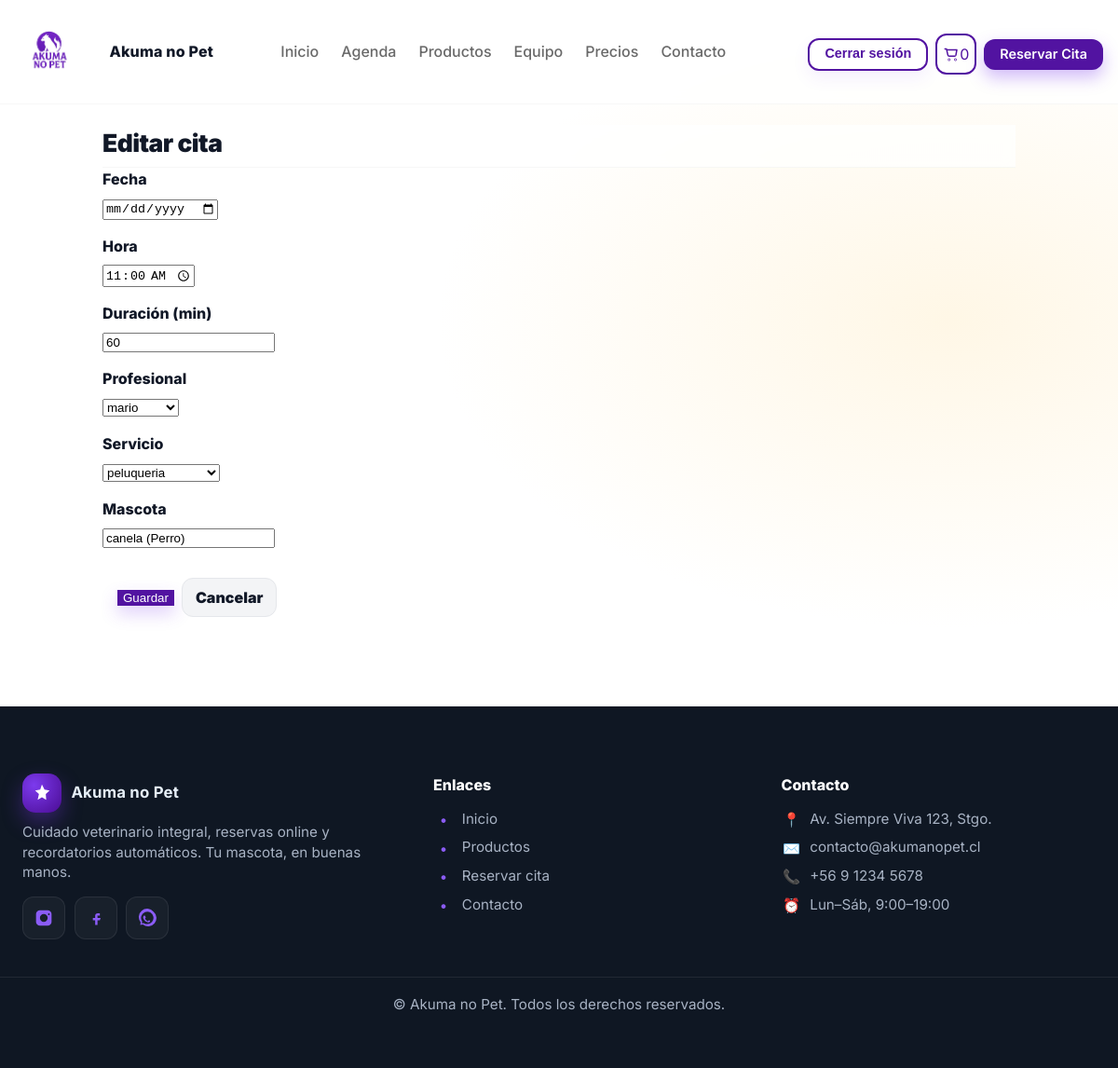
The app's page /agenda/6/editar/ (signed in) with its own data.
### agenda/models.py (models this page shows, shortened)
class Cita(models.Model):
    fecha = models.DateField()
    hora = models.TimeField()
    duracion_min = models.PositiveIntegerField(default=30)
    profesional = models.ForeignKey(
        Profesional, on_delete=models.CASCADE, related_name="citas"
    )
    servicio = models.ForeignKey(
        Servicio, on_delete=models.PROTECT, related_name="citas"
    )
    mascota = models.CharField(max_length=120)  # ej: "Luna (Perro)"
    cliente = models.ForeignKey(
        settings.AUTH_USER_MODEL, null=True, blank=True, on_delete=models.SET_NULL
    )
    creado = models.DateTimeField(auto_now_add=True)
    class Meta:
        ordering = ["fecha", "hora"]
        indexes = [models.Index(fields=["fecha", "profesional"])]
        constraints = [
            models.UniqueConstraint(
                fields=["fecha", "hora", "profesional"],
                name="uniq_cita_por_profesional_fecha_hora",
            )
        ]
        verbose_name = "Cita"
        verbose_name_plural = "Citas"

### agenda/views.py (the view)
# urls.py: path("<int:pk>/editar/", views.editar, name="editar"),     # solo staff
@solo_staff
def editar(request, pk: int):
    cita = get_object_or_404(Cita, pk=pk)
    if request.method == "POST":
        form = CitaForm(request.POST, instance=cita)
        if form.is_valid():
            c = form.save()
            return redirect(f"{reverse('agenda:lista')}?mode=day&day={c.fecha.isoformat()}")
    else:
        form = CitaForm(instance=cita)
    return render(
        request,
        "agenda/cita_form.html",
        {"form": form, "titulo": "Editar cita", "today": timezone.localdate().isoformat()},
    )

### agenda/views.py
class CitaForm(forms.ModelForm):
    class Meta:
        model = Cita
        fields = ["fecha", "hora", "duracion_min", "profesional", "servicio", "mascota"]
        widgets = {
            "fecha": forms.DateInput(attrs={"type": "date"}),
            "hora": forms.TimeInput(attrs={"type": "time"}),
        }

### agenda/models.py (called while the page is built)
    def __str__(self):
        return self.nombre

    def __str__(self):
        return self.nombre

### agenda/views.py (called while the page is built)
def es_staff_clinica(u):
    return u.is_authenticated and (
        u.is_staff
        or u.groups.filter(name__in=["Veterinarios", "Recepcion"]).exists()
    )

### carrito/context_processors.py (called while the page is built, shortened)
def cart_context(request):
    cart = request.session.get("cart", {}) or {}
    count = 0
    total = 0
    return {
        "cart_count": count,
        "cart_total": total,
    }

### agenda/templates/agenda/cita_form.html (shortened to what this page needs)
{% extends "main/base.html" %}
{% load static %}
{% block contenido %}
<link rel="stylesheet" href="{% static 'agenda/css/styles.css' %}">
<main class="page">
  <header class="page-head">
    <h1>{{ titulo|default:"Cita" }}</h1>
  </header>
  <section class="card form-wrap">
    <form method="post" novalidate class="form-grid">
      <div class="field">
        <label for="{{ form.fecha.id_for_label }}">Fecha</label>
        {{ form.fecha }}
      </div>
      <div class="field">
        <label for="{{ form.hora.id_for_label }}">Hora</label>
        {{ form.hora }}
      </div>
      <div class="field">
        <label for="{{ form.duracion_min.id_for_label }}">Duración (min)</label>
        {{ form.duracion_min }}
      </div>
      <div class="field">
        <label for="{{ form.profesional.id_for_label }}">Profesional</label>
        {{ form.profesional }}
      </div>
      <div class="field">
        <label for="{{ form.servicio.id_for_label }}">Servicio</label>
        {{ form.servicio }}
      </div>
      <div class="field col-2">
        <label for="{{ form.mascota.id_for_label }}">Mascota</label>
        {{ form.mascota }}
      </div>
      <div class="actions col-2">
        <button type="submit" class="btn-primary">Guardar</button>
        <a class="btn-ghost"
           href="{% url 'agenda:lista' %}?mode=day&day={{ form.initial.fecha|default:form.instance.fecha|default:today|date:'Y-m-d' }}">
          Cancelar
        </a>
      </div>
    </form>
  </section>
</main>
{% endblock %}

### static/css/styles.css (style rules this page uses)
a { color: inherit; text-decoration: none; }
header { position: sticky; top: 0; z-index: 50; background: rgba(255,255,255,.8); backdrop-filter: saturate(180%) blur(6px); border-bottom: 1px solid rgba(0,0,0,.03); }
.actions { display: flex; align-items: center; gap: .75rem; padding: 1rem; }
.btn-primary { background: #6d28d9; color: #fff; border: 0; }
.btn-ghost { background: #f3f4f6; color: #111; border: 0; }

### carrito/static/carrito/css/cart.css (style rules this page uses)
.btn-primary { background: #5213a1; color: #fff; border: 0; }
.btn-ghost { background: #f3f4f6; color: #111; border: 0; }

### productos/static/productos/css/styles.css (style rules this page uses)
.actions { display: flex; gap: 8px; margin-top: auto; }
.btn-primary { background: #5213a1; color: #fff; box-shadow: 0 8px 18px rgba(124, 58, 237, .25); border-color: transparent; }
.page { max-width: 980px; margin: 22px auto 80px; padding: 0 16px; color: #111827; }
.page-head h1 { margin: 0 0 6px; font-weight: 900; font-size: clamp(22px, 2.2vw, 30px); letter-spacing: -.02em; }
.field { margin-bottom: 1rem; }
.field label { display: block; font-weight: 800; margin: 0 0 6px; }
.btn-ghost { background: #f3f4f6; color: #111827; border: 1px solid #e5e7eb; height: 40px; border-radius: 12px; padding: 0 14px; font-weight: 900; display: inline-flex; align-items: center; justify-content: center; cursor: pointer; text-decoration: none; }

### records on screen
Cita: hora "11:00:00", duracion_min "60", profesional "mario", servicio "peluqueria", mascota "canela (Perro)"

### other values on screen
{{ cart_count|default:0 }} "0"
{{ titulo|default:"Cita" }} "Editar cita"
